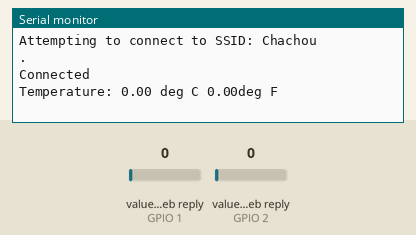
Simulated run of this sketch. Board: ESP8266 (NodeMCU). On the bench: the last lines printed to the serial monitor. The inputs (shaded band) are chosen by the test bench; at power-on: value in the web reply (sensors on GPIO 1, GPIO 2) 0. WiFi joins after 1.5 s; servers stay silent unless stated; web services answer with replies made up by the test bench.

Above: at 18.0 s.
18.1 s: value in the web reply (sensor on GPIO 1) set to 2
At 21.7 s:
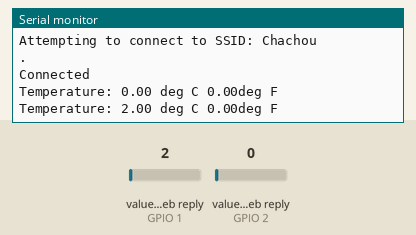
33.7 s: value in the web reply (sensor on GPIO 2) set to 2
At 37.2 s:
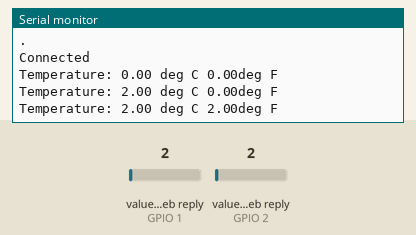
49.3 s: value in the web reply (sensor on GPIO 1) set to 25
At 53.8 s:
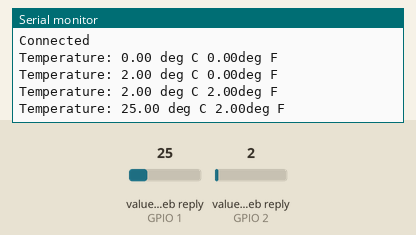
64.9 s: value in the web reply (sensor on GPIO 2) set to 25
At 69.3 s:
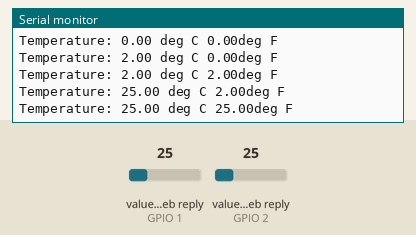
Timing chart, 0 to 70.8 s (numbered marks = the images above; inputs shaded):
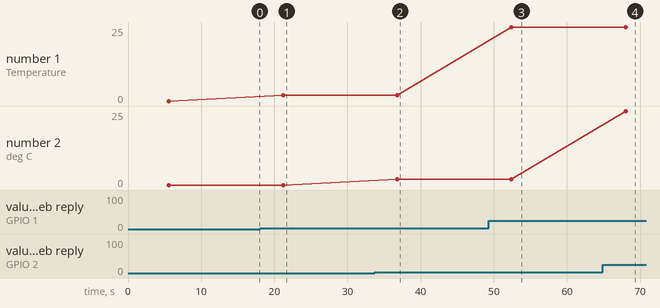

The sketch:

Read_ThingSpeak_Datas.ino
```cpp
#include "ThingSpeak.h"
#include "network_and_channel.h"
#include <ESP8266WiFi.h>

char ssid[] = SECRET_SSID;   // your network SSID (name)
char pass[] = SECRET_PASS;   // your network password
//int keyIndex = 0;            // your network key Index number (needed only for WEP)
WiFiClient  client;


// Channel details
unsigned long ChannelNumber = SECRET_CH_ID;
const char * myReadAPIKey = SECRET_READ_APIKEY;
unsigned int FieldNumber = 1;

void setup() {
  Serial.begin(115200);  // Initialize serial

  WiFi.mode(WIFI_STA);
  ThingSpeak.begin(client);  // Initialize ThingSpeak
}

void loop() {

  int statusCode = 0;

  // Connect or reconnect to WiFi
  if(WiFi.status() != WL_CONNECTED){
    Serial.print("Attempting to connect to SSID: ");
    Serial.println(SECRET_SSID);
    while(WiFi.status() != WL_CONNECTED){
      WiFi.begin(ssid, pass); // Connect to WPA/WPA2 network. Change this line if using open or WEP network
      Serial.print(".");
      delay(5000);
    }
    Serial.println("\nConnected");
  }


  // Read in field 1 of the private channel
  float temperatureC = ThingSpeak.readFloatField(ChannelNumber, FieldNumber, myReadAPIKey);
  float  temperatureF = ThingSpeak.readFloatField(ChannelNumber, 2, myReadAPIKey);

   // Check the status of the read operation to see if it was successful
  statusCode = ThingSpeak.getLastReadStatus();
  if(statusCode == 200){
    Serial.println("Temperature: " + String(temperatureC) + " deg C " + String(temperatureF) + "deg F");
  }
  else{
    Serial.println("Problem reading channel. HTTP error code " + String(statusCode));
  }

  delay(15000); // No need to read the datas too often.

}
```

network_and_channel.h
```cpp
// Use this file to store all of the private credentials
// and connection details

#define SECRET_SSID "Chachou"    // replace MySSID with your WiFi network name
#define SECRET_PASS "1122334455"  // replace MyPassword with your WiFi password

#define SECRET_CH_ID 1199888          //Test channel
#define SECRET_READ_APIKEY "R9JG202L4L5HXMFT" //API Key for Test channel
```

Measured:
- after the input at 18.1 s, the serial monitor: prints a new line after 3.1 s (image 1)
- after the input at 33.7 s, the serial monitor: prints a new line after 3.1 s (image 2)
- after the input at 49.3 s, the serial monitor: prints a new line after 3.1 s (image 3)
- after the input at 64.9 s, the serial monitor: prints a new line after 3.1 s (image 4)
- plotted number 1: 0 → 2 after the input at 18.1 s, 2 → 25 after the input at 49.3 s
